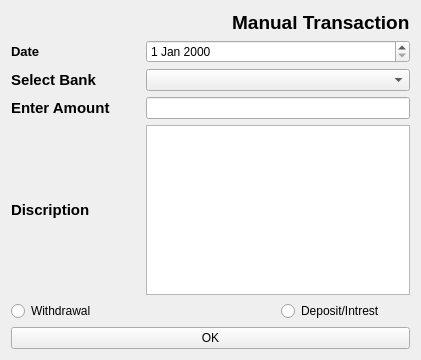
                  <widget class="QWidget" name="page_home">
                   <layout class="QVBoxLayout" name="verticalLayout_10">
                    <item>
                     <layout class="QGridLayout" name="gridLayout_4">
                      <item row="6" column="0">
                       <widget class="QRadioButton" name="radioButton_2">
                        <property name="text">
                         <string>Withdrawal</string>
                        </property>
                       </widget>
                      </item>
                      <item row="4" column="1" colspan="2">
                       <widget class="QLineEdit" name="lineEdit_2">
                        <property name="maximumSize">
                         <size>
                          <width>16777215</width>
                          <height>35</height>
                         </size>
                        </property>
                       </widget>
                      </item>
                      <item row="3" column="1" colspan="2">
                       <widget class="QComboBox" name="comboBox_2">
                        <property name="maximumSize">
                         <size>
                          <width>16777215</width>
                          <height>40</height>
                         </size>
                        </property>
                       </widget>
                      </item>
                      <item row="1" column="0">
                       <widget class="QLabel" name="label_2">
                        <property name="maximumSize">
                         <size>
                          <width>16777215</width>
                          <height>50</height>
                         </size>
                        </property>
                        <property name="font">
                         <font>
                          <pointsize>10</pointsize>
                          <weight>75</weight>
                          <bold>true</bold>
                         </font>
                        </property>
                        <property name="text">
                         <string>Date</string>
                        </property>
                       </widget>
                      </item>
                      <item row="5" column="0">
                       <widget class="QLabel" name="label_5">
                        <property name="font">
                         <font>
                          <pointsize>11</pointsize>
                          <weight>75</weight>
                          <bold>true</bold>
                         </font>
                        </property>
                        <property name="text">
                         <string>Discription</string>
                        </property>
                       </widget>
                      </item>
                      <item row="5" column="1" colspan="2">
                       <widget class="QTextEdit" name="textEdit">
                        <property name="maximumSize">
                         <size>
                          <width>16777215</width>
                          <height>170</height>
                         </size>
                        </property>
                       </widget>
                      </item>
                      <item row="4" column="0">
                       <widget class="QLabel" name="label_4">
                        <property name="font">
                         <font>
                          <pointsize>11</pointsize>
                          <weight>75</weight>
                          <bold>true</bold>
                         </font>
                        </property>
                        <property name="text">
                         <string>Enter Amount</string>
                        </property>
                       </widget>
                      </item>
                      <item row="1" column="1" colspan="2">
                       <widget class="QDateEdit" name="dateEdit">
                        <property name="maximumSize">
                         <size>
                          <width>16777215</width>
                          <height>40</height>
                         </size>
                        </property>
                       </widget>
                      </item>
                      <item row="0" column="0" colspan="3">
                       <widget class="QLabel" name="label">
                        <property name="maximumSize">
                         <size>
                          <width>16777215</width>
                          <height>80</height>
                         </size>
                        </property>
                        <property name="font">
                         <font>
                          <pointsize>14</pointsize>
                          <weight>75</weight>
                          <bold>true</bold>
                         </font>
                        </property>
                        <property name="text">
                         <string>                                          Manual Transaction</string>
                        </property>
                       </widget>
                      </item>
                      <item row="6" column="2">
                       <widget class="QRadioButton" name="radioButton_3">
                        <property name="text">
                         <string>Deposit/Intrest</string>
                        </property>
                       </widget>
                      </item>
                      <item row="3" column="0">
                       <widget class="QLabel" name="label_3">
                        <property name="maximumSize">
                         <size>
                          <width>16777215</width>
                          <height>50</height>
                         </size>
                        </property>
                        <property name="font">
                         <font>
                          <pointsize>11</pointsize>
                          <weight>75</weight>
                          <bold>true</bold>
                         </font>
                        </property>
                        <property name="text">
                         <string>Select Bank</string>
                        </property>
                       </widget>
                      </item>
                      <item row="7" column="0" colspan="3">
                       <widget class="QPushButton" name="pushButton_2">
                        <property name="text">
                         <string>OK</string>
                        </property>
                       </widget>
                      </item>
                     </layout>
                    </item>
                   </layout>
                  </widget>
